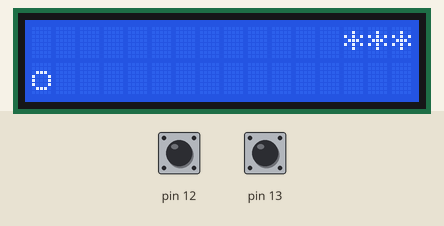
Recording of a sketch running on a simulated Arduino Uno, built with avr-gcc and run on an emulated ATmega328P. On the bench: 16×2 character LCD. Inputs (shaded band) come from the test bench; at power-on: pin 12 HIGH, pin 13 HIGH. Random numbers use the default seed unless the sketch sets one.

Above: at 1.2 s.
1.3 s: pin 12 pulled LOW for 0.75 s
At 1.9 s:
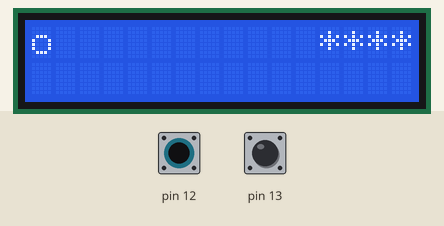
4.5 s: pin 13 pulled LOW for 0.75 s
At 4.9 s:
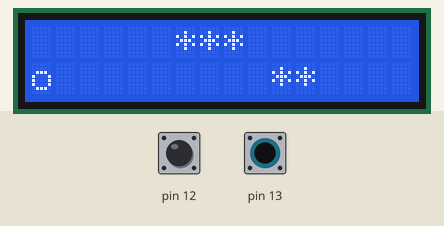
7.5 s: pin 12 pulled LOW for 1 s
At 8.5 s:
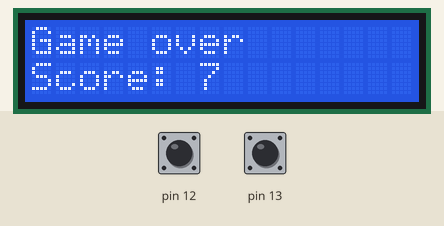
11.7 s: pin 12 pulled LOW for 0.75 s
At 12.4 s:
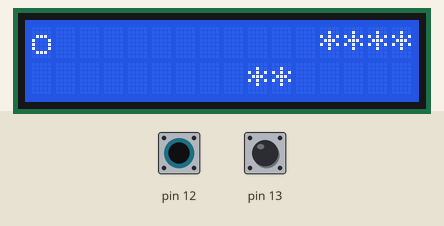
15.7 s: pin 13 pulled LOW for 1 s
At 16.5 s:
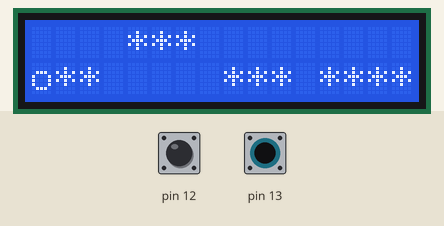
Timing chart, 0 to 18.7 s (numbered marks = the images above; inputs shaded):
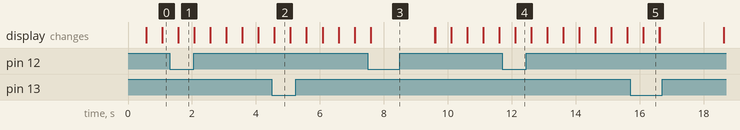

The sketch:

LCD_Game2.ino
```cpp
#include <LiquidCrystal.h>
const int rs = 9, en = 8, d4 = 4, d5 = 3, d6 = 2, d7 = 1;
const char Hero='o';
char Obs1[16]="                ";
char Obs2[16]="                ";
char spaces[]={' ', '*'};
int positionCounter;
long int timerStart;
long int currentTime;
int position_y;
int points=0;
long timerLength[]={500,400,300,200,100};
bool continue_move=true;
int speed_to_be;
LiquidCrystal lcd(rs, en, d4, d5, d6, d7);
void add_obstacles(){
  Obs1[15]=(Obs2[14]=='*' || (Obs1[12]=='*' && Obs1[13]=='*')) ? spaces[0]:spaces[random(2)];
  Obs2[15]=(Obs1[14]=='*' || Obs1[15]=='*') ? spaces[0]:(Obs2[12]==' ' && Obs2[13]==' ')?spaces[1]:spaces[random(2)];
 }
void showing_obstacles(){
for(int i=15;i>=0;i--)
{lcd.setCursor(i,0);
 lcd.print(Obs1[i]);
 lcd.setCursor(i,1);
 lcd.print(Obs2[i]);
 }
}

void moving_screen(){
  for(int i=1;i<16;i++){
  Obs1[i-1]=Obs1[i];
  Obs2[i-1]=Obs2[i];
  }
}

void show_hero(int y){
 lcd.setCursor(0,y);
 lcd.print(Hero);
 }

void moving_hero(int y){
  if(y==1)
   {lcd.setCursor(0,0);
   lcd.print(' ');
   lcd.setCursor(0,1);
   lcd.print(Hero);
   }
   else if(y==0)
    {lcd.setCursor(0,1);
    lcd.print(' ');
    lcd.setCursor(0,0);
    lcd.print(Hero);
    }
}

void game_over(){
lcd.clear();
lcd.setCursor(0,0);
lcd.print("Game over");
lcd.setCursor(0,1);
lcd.print("Score:");
lcd.setCursor(7,1);
lcd.print(points/2);
delay(2000);
}

void start_again(){
points=0;
position_y=1;
for(int i=1;i<16;i++){
 Obs1[i]=' ';
 Obs2[i]=' ';};
 lcd.clear();
 continue_move=true;
}

void setup() {
lcd.begin(16,2);
timerStart=millis();
pinMode(13,INPUT_PULLUP);
pinMode(12,INPUT_PULLUP);
position_y=1;
speed_to_be=0;
}

void loop(){
currentTime=millis();
switch(continue_move){
case true :{if((currentTime-timerStart)>timerLength[speed_to_be]){
 timerStart=currentTime;
 points++;
 add_obstacles();
 moving_screen();
 showing_obstacles();
 position_y=(digitalRead(13)==LOW)?1:(digitalRead(12)==LOW)?0:position_y;
 show_hero(position_y);
 continue_move=(position_y==0&&(Obs1[0]=='*'))? false:(position_y==1 && Obs2[0]=='*')?false:true;
 }}break;
case false: {
 game_over();
 start_again();
 }break;}
speed_to_be=(points<20)?0:(points<30)?1:(points<45)?2:(points<60)?3:4;
}
```

Measured:
- what the display in image 2 shows lasts 0.5 s, from 4.6 s to 5.1 s
